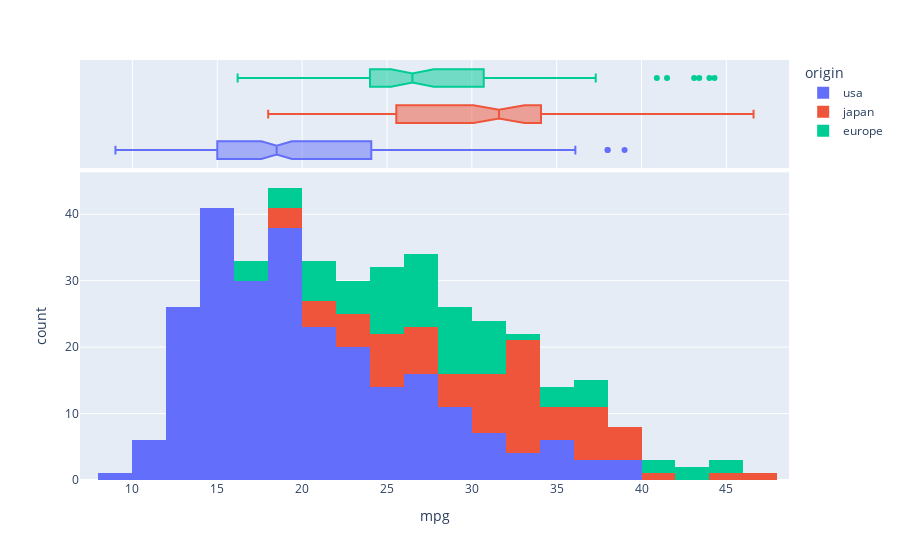

Source (notebook cell):
### Markdown cell above
### Marginal Distribution Plots
* [Marginal Distribution Plots | Python | Plotly](https://plotly.com/python/marginal-plots/)

### Code cell
px.histogram(df, x="mpg", color="origin", marginal="box")

### Figure 1 — Plotly figure (JSON) as saved in the notebook; plotly's stock layout.template omitted (floating-point values rounded to 4 significant figures; data arrays with more than 128 entries replaced by an {"elided": "..."} marker saying what was removed)
{"data": [{"alignmentgroup": "True", "bingroup": "x", "hovertemplate": "origin=usa<br>mpg=%{x}<br>count=%{y}<extra></extra>", "legendgroup": "usa", "marker": {"color": "#636efa"}, "name": "usa", "offsetgroup": "usa", "orientation": "v", "showlegend": true, "type": "histogram", "x": {"elided": "249 float values"}, "xaxis": "x", "yaxis": "y"}, {"alignmentgroup": "True", "hovertemplate": "origin=usa<br>mpg=%{x}<extra></extra>", "legendgroup": "usa", "marker": {"color": "#636efa"}, "name": "usa", "notched": true, "offsetgroup": "usa", "showlegend": false, "type": "box", "x": {"elided": "249 float values"}, "xaxis": "x2", "yaxis": "y2"}, {"alignmentgroup": "True", "bingroup": "x", "hovertemplate": "origin=japan<br>mpg=%{x}<br>count=%{y}<extra></extra>", "legendgroup": "japan", "marker": {"color": "#EF553B"}, "name": "japan", "offsetgroup": "japan", "orientation": "v", "showlegend": true, "type": "histogram", "x": [24, 27, 27, 25, 31, 35, 24, 19, 28, 23, 27, 20, 22, 18, 20, 31, 32, 31, 32, 24, 26, 29, 24, 24, 33, 33, 32, 28, 19, 31.5, 33.5, 26, 30, 22, 21.5, 32.8, 39.4, 36.1, 27.5, 27.2, 21.1, 23.9, 29.5, 34.1, 31.8, 38.1, 37.2, 29.8, 31.3, 37, 32.2, 46.6, 40.8, 44.6, 33.8, 32.7, 23.7, 32.4, 39.1, 35.1, 32.3, 37, 37.7, 34.1, 33.7, 32.4, 32.9, 31.6, 25.4, 24.2, 37, 31, 36, 36, 34, 38, 32, 38, 32], "xaxis": "x", "yaxis": "y"}, {"alignmentgroup": "True", "hovertemplate": "origin=japan<br>mpg=%{x}<extra></extra>", "legendgroup": "japan", "marker": {"color": "#EF553B"}, "name": "japan", "notched": true, "offsetgroup": "japan", "showlegend": false, "type": "box", "x": [24, 27, 27, 25, 31, 35, 24, 19, 28, 23, 27, 20, 22, 18, 20, 31, 32, 31, 32, 24, 26, 29, 24, 24, 33, 33, 32, 28, 19, 31.5, 33.5, 26, 30, 22, 21.5, 32.8, 39.4, 36.1, 27.5, 27.2, 21.1, 23.9, 29.5, 34.1, 31.8, 38.1, 37.2, 29.8, 31.3, 37, 32.2, 46.6, 40.8, 44.6, 33.8, 32.7, 23.7, 32.4, 39.1, 35.1, 32.3, 37, 37.7, 34.1, 33.7, 32.4, 32.9, 31.6, 25.4, 24.2, 37, 31, 36, 36, 34, 38, 32, 38, 32], "xaxis": "x2", "yaxis": "y2"}, {"alignmentgroup": "True", "bingroup": "x", "hovertemplate": "origin=europe<br>mpg=%{x}<br>count=%{y}<extra></extra>", "legendgroup": "europe", "marker": {"color": "#00cc96"}, "name": "europe", "offsetgroup": "europe", "orientation": "v", "showlegend": true, "type": "histogram", "x": [26, 25, 24, 25, 26, 28, 30, 30, 27, 23, 18, 22, 21, 26, 26, 26, 29, 24, 20, 19, 24, 29, 26, 26, 24, 26, 31, 25, 29, 23, 23, 22, 25, 28, 25, 27, 29, 29.5, 20, 19, 16.5, 36, 29, 30.5, 21.5, 43.1, 20.3, 17, 21.6, 16.2, 31.5, 31.9, 25.4, 27.2, 37.3, 41.5, 34.3, 44.3, 43.4, 36.4, 30, 40.9, 29.8, 35, 33, 34.5, 28.1, 30.7, 36, 44], "xaxis": "x", "yaxis": "y"}, {"alignmentgroup": "True", "hovertemplate": "origin=europe<br>mpg=%{x}<extra></extra>", "legendgroup": "europe", "marker": {"color": "#00cc96"}, "name": "europe", "notched": true, "offsetgroup": "europe", "showlegend": false, "type": "box", "x": [26, 25, 24, 25, 26, 28, 30, 30, 27, 23, 18, 22, 21, 26, 26, 26, 29, 24, 20, 19, 24, 29, 26, 26, 24, 26, 31, 25, 29, 23, 23, 22, 25, 28, 25, 27, 29, 29.5, 20, 19, 16.5, 36, 29, 30.5, 21.5, 43.1, 20.3, 17, 21.6, 16.2, 31.5, 31.9, 25.4, 27.2, 37.3, 41.5, 34.3, 44.3, 43.4, 36.4, 30, 40.9, 29.8, 35, 33, 34.5, 28.1, 30.7, 36, 44], "xaxis": "x2", "yaxis": "y2"}], "layout": {"barmode": "relative", "legend": {"title": {"text": "origin"}, "tracegroupgap": 0}, "margin": {"t": 60}, "xaxis": {"anchor": "y", "domain": [0, 1], "title": {"text": "mpg"}}, "xaxis2": {"anchor": "y2", "domain": [0, 1], "matches": "x", "showgrid": true, "showticklabels": false}, "yaxis": {"anchor": "x", "domain": [0, 0.7326], "title": {"text": "count"}}, "yaxis2": {"anchor": "x2", "domain": [0.7426, 1], "matches": "y2", "showgrid": false, "showline": false, "showticklabels": false, "ticks": ""}}}
